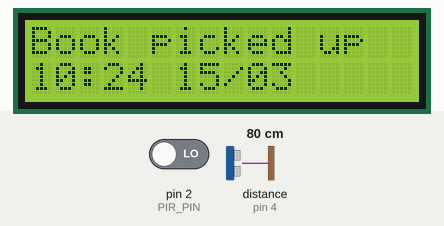
Simulated run of this sketch. Board: Arduino Uno, built with avr-gcc and run on an emulated ATmega328P. Shown: 16×2 character LCD. Wiring (inferred from the names in the program): ultrasonic range finder: trigger pin 3; echo pin 4. The test bench sets the inputs (shaded band); at power-on: distance to the obstacle (sensor on pin 4) 80 cm, pin 2 (PIR_PIN) LOW. The echo pulse lasts 58.3 µs per cm; the local clock reads 2024-03-15 10:24:30 at power-on unless the sketch sets it; what the sketch prints to the serial monitor is not drawn.

Above: at 3.2 s.
3.3 s: distance to the obstacle (sensor on pin 4) set to 2 cm
At 4.7 s:
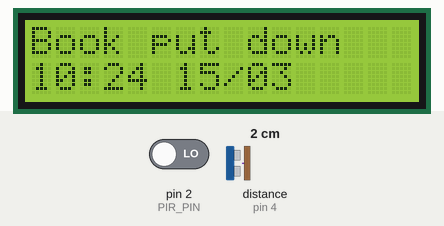
5.2 s: pin 2 (PIR_PIN) driven HIGH
At 6.5 s:
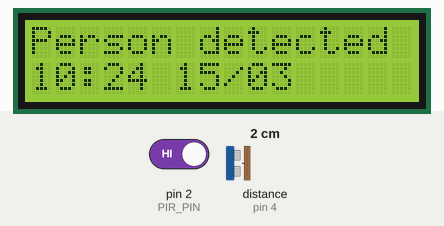
6.9 s: distance to the obstacle (sensor on pin 4) set to 35 cm
At 7.7 s:
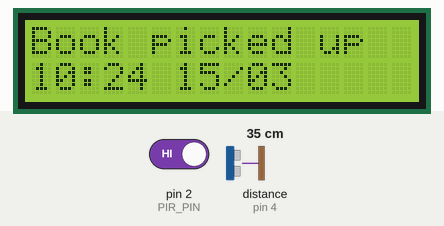
8.4 s: distance to the obstacle (sensor on pin 4) set to 4 cm
At 9.9 s:
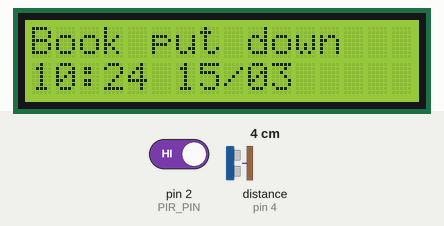
Timing chart, 0 to 11.1 s (numbered marks = the images above; inputs shaded):
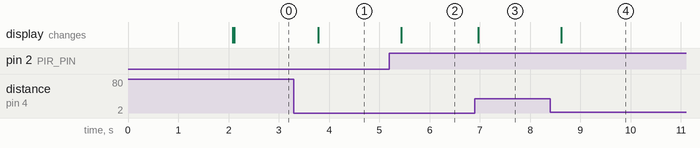

Measured:
- after the input at 3.3 s, the display: changes after 0.48 s (image 1)
- after the input at 5.2 s, the display: changes after 0.23 s (image 2)
- after the input at 6.9 s, the display: changes after 0.06 s (image 3)
- after the input at 8.4 s, the display: changes after 0.22 s (image 4)

The sketch:

main_uno.ino
```cpp
// ================================================
// main_uno.ino — FINAL VERSION
// No MPU library needed — uses Wire directly
// ================================================

#include <Wire.h>
#include <LiquidCrystal_I2C.h>
#include <RTClib.h>

// ------------------ PINS ------------------
#define PIR_PIN   2
#define TRIG_PIN  3
#define ECHO_PIN  4

// ------------------ SETTINGS ------------------
#define BASELINE_CM   12
#define PICKUP_CM     25
#define COOLDOWN_MS 1500   // reduced for faster response

// ------------------ OBJECTS ------------------
LiquidCrystal_I2C lcd(0x27, 16, 2);
RTC_DS3231 rtc;

// ------------------ VARIABLES ------------------
unsigned long lastEventTime = 0;
bool objectPresent = true;
bool pirTriggered = false;

// ------------------ DISTANCE ------------------
float getDistance() {
  digitalWrite(TRIG_PIN, LOW);
  delayMicroseconds(2);

  digitalWrite(TRIG_PIN, HIGH);
  delayMicroseconds(10);
  digitalWrite(TRIG_PIN, LOW);

  long duration = pulseIn(ECHO_PIN, HIGH, 30000);
  return duration * 0.034 / 2.0;
}

// ------------------ TIME FORMAT ------------------
String getTime(DateTime dt) {
  String s = "";
  if (dt.hour() < 10) s += "0"; s += dt.hour(); s += ":";
  if (dt.minute() < 10) s += "0"; s += dt.minute(); s += " ";
  if (dt.day() < 10) s += "0"; s += dt.day(); s += "/";
  if (dt.month() < 10) s += "0"; s += dt.month();
  return s;
}

// ------------------ EVENT ------------------
void sendEvent(String type, String timeStr) {
  Serial.println("EVENT,book," + type + "," + timeStr);

  lcd.clear();
  lcd.setCursor(0, 0);

  if (type == "PERSON")      lcd.print("Person detected");
  if (type == "PICKED_UP")   lcd.print("Book picked up");
  if (type == "PUT_DOWN")    lcd.print("Book put down");

  lcd.setCursor(0, 1);
  lcd.print(timeStr);
}

// ------------------ SETUP ------------------
void setup() {
  Serial.begin(9600);
  Wire.begin();

  pinMode(PIR_PIN, INPUT);
  pinMode(TRIG_PIN, OUTPUT);
  pinMode(ECHO_PIN, INPUT);

  lcd.init();
  lcd.backlight();

  if (!rtc.begin()) {
    lcd.print("RTC ERROR!");
    while (1);
  }

  // Uncomment ONCE → upload → comment again
  // rtc.adjust(DateTime(F(__DATE__), F(__TIME__)));

  lcd.print("System Ready");
  delay(2000);
  lcd.clear();
}

// ------------------ LOOP ------------------
void loop() {
  unsigned long now = millis();
  DateTime rtcNow = rtc.now();
  String timeStr = getTime(rtcNow);

  int pirVal = digitalRead(PIR_PIN);

  // -------- PERSON PRIORITY --------
  if (pirVal == HIGH && !pirTriggered && (now - lastEventTime) > COOLDOWN_MS) {
    pirTriggered = true;
    lastEventTime = now;
    sendEvent("PERSON", timeStr);

    delay(1500);   // ignore ultrasonic temporarily
    return;
  }

  if (pirVal == LOW) {
    pirTriggered = false;
  }

  // -------- ULTRASONIC --------
  float dist = getDistance();

  // PICKED UP
  if (objectPresent && dist > PICKUP_CM && dist < 200 &&
      (now - lastEventTime) > COOLDOWN_MS) {
    objectPresent = false;
    lastEventTime = now;
    sendEvent("PICKED_UP", timeStr);
  }

  // PUT DOWN
  if (!objectPresent && dist < BASELINE_CM &&
      (now - lastEventTime) > COOLDOWN_MS) {
    objectPresent = true;
    lastEventTime = now;
    sendEvent("PUT_DOWN", timeStr);
  }

  delay(200);
}
```
